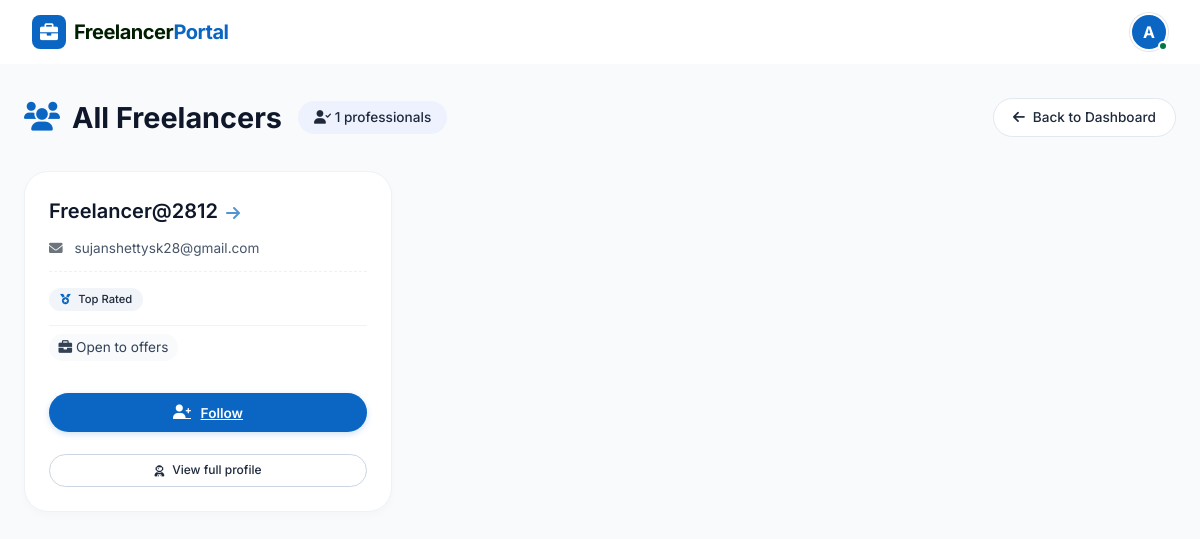
Page /client/all-freelancers/ (signed in) on the committed database.
### accounts/models.py (models this page shows, shortened)
class User(AbstractUser):
    ROLE_CHOICES = (
        ('client', 'Client'),
        ('freelancer', 'Freelancer'),
    )
    username = models.CharField(max_length=150, unique=True)
    email = models.EmailField(unique=True)
    phone = models.CharField(max_length=15, unique=True)
    role = models.CharField(max_length=20, choices=ROLE_CHOICES)
    is_verified = models.BooleanField(default=False)  # ✅ ADD THIS
    USERNAME_FIELD = 'email'
    REQUIRED_FIELDS = ['username', 'phone']
    @property
    def get_profile_picture(self):
        try:
            if hasattr(self, 'freelancerprofile') and self.freelancerprofile.profile_picture:
                return self.freelancerprofile.profile_picture
        except Exception:
            pass
        return None

### client/views.py (the view)
# urls.py: path("all-freelancers/",views.all_freelancers,name="all_freelancers"),
@client_required
def all_freelancers(request):
    freelancers = User.objects.filter(role="freelancer")
    return render(request, "client/all_freelancers.html", {
        "freelancers": freelancers
    })

### accounts/context_processors.py (called while the page is built)
def notifications(request):
    if request.user.is_authenticated:
        user_notifications = Notification.objects.filter(user=request.user).order_by('-created_at')[:10]
        unread_count = Notification.objects.filter(user=request.user, is_read=False).count()
        return {
            'notifications': user_notifications,
            'unread_notifications_count': unread_count
        }
    return {
        'notifications': [],
        'unread_notifications_count': 0
    }

### templates/client/all_freelancers.html (shortened to what this page needs)
<!doctype html>
{% load static %}
<html lang="en">
  <head>
    <link
      rel="stylesheet"
      href="https://cdnjs.cloudflare.com/ajax/libs/font-awesome/6.0.0/css/all.min.css" />
  </head>
  <body>
    {% include 'includes/header.html' %}
    <main class="freelancers-page">
      <div class="page-header">
        <div style="display: flex; align-items: center; gap: 1rem; flex-wrap: wrap;">
            <h1>
            <i class="fas fa-users"></i>
            All Freelancers
            </h1>
            <div class="stats-badge">
            <i class="fas fa-user-check"></i> {{ freelancers|length }}
            professionals
            </div>
        </div>
        <a href="{% url 'client:client_home' %}" class="back-link">
          <i class="fas fa-arrow-left"></i> Back to Dashboard
        </a>
      </div>
      <div class="freelancer-grid">
        {% for freelancer in freelancers %}
        <div class="freelancer-card" data-freelancer-id="{{ freelancer.id }}">
          <div class="card-inner">
            <a
              href="{% url 'freelancer:freelancer_profile' freelancer.id %}"
              class="freelancer-name-link">
              <h3>{{ freelancer.username }}</h3>
              <i class="fas fa-arrow-right"></i>
            </a>
            <div class="freelancer-email">
              <i class="fas fa-envelope"></i>
              <span>{{ freelancer.email }}</span>
            </div>
            <div class="skill-section">
               {% if freelancer.top_skill %}
              <span class="skill-tag">
                <i class="fas fa-star"></i> {{ freelancer.top_skill }}
              </span>
              {% else %}
              <span class="skill-tag">
                <i class="fas fa-medal"></i> Top Rated
              </span>
              {% endif %}
            </div>
            <div class="rate-info">
              {% if freelancer.hourly_rate %}
              <span
                ><i class="fas fa-dollar-sign"></i> ${{ freelancer.hourly_rate
                }}/hr</span
              >
              {% else %}
              <span><i class="fas fa-briefcase"></i> Open to offers</span>
              {% endif %}
            </div>
            <div class="action-buttons">
              {% if freelancer.id in connected_ids %}
              <a
                href="{% url 'accounts:remove_connection' freelancer.id %}"
                class="connect-btn connected">
                <i class="fas fa-user-check"></i>
                <span>Requested</span>
              </a>
              {% else %}
              <a
                href="{% url 'accounts:send_connection_request' freelancer.id %}"
                class="connect-btn">
                <i class="fas fa-user-plus"></i>
                <span>Follow</span>
              </a>
              {% endif %}
              <a
                href="{% url 'freelancer:freelancer_profile' freelancer.id %}"
                class="profile-btn">
                <i class="fas fa-user-astronaut"></i> View full profile
              </a>
            </div>
          </div>
        </div>
        {% endfor %}
      </div>
    </main>
  </body>
</html>

### templates/includes/header.html (shortened to what this page needs)
{% load static %}
<header class="upwork-header">
  <div class="upwork-header-container">
    <div class="upwork-header-left">
      {% if request.user.is_authenticated %}
        {% if request.user.is_superuser %}
          <a href="{% url 'accounts:admin_home' %}" class="upwork-logo">
        {% elif request.user.role == 'client' %}
          <a href="{% url 'client:client_home' %}" class="upwork-logo">
        {% else %}
          <a href="{% url 'freelancer:freelancer_home' %}" class="upwork-logo">
        {% endif %}
      {% else %}
        <a href="{% url 'home' %}" class="upwork-logo">
      {% endif %}
        <span class="logo-icon"><i class="fas fa-briefcase"></i></span>
        <span class="logo-text">Freelancer<span class="logo-accent">Portal</span></span>
      </a>
    </div>
    <div class="upwork-header-right">
      {% if request.user.is_authenticated %}
      <div class="upwork-user-menu" onclick="toggleUpworkMenu(event)">
        <div class="user-avatar-circle" style="display: flex; align-items: center; justify-content: center; font-weight: 700; font-size: 16px; background: #0a66c2; color: white;">
          {% if request.user.get_profile_picture %}
          <img src="{{ request.user.get_profile_picture }}" alt="{{ request.user.username }}" style="width: 100%; height: 100%; object-fit: cover;">
          {% else %}
          {{ request.user.username|slice:":1"|upper }}
          {% endif %}
        </div>
        <span class="online-status-dot"></span>
      </div>
      {% else %}
      <a href="{% url 'accounts:login' %}" class="upwork-btn-link">Log In</a>
      <a href="{% url 'accounts:select_role' %}" class="upwork-btn-primary">Sign Up</a>
      {% endif %}
    </div>
  </div>
</header>
<link rel="stylesheet" href="https://cdnjs.cloudflare.com/ajax/libs/font-awesome/6.0.0/css/all.min.css" />

### templates/client/all_freelancers.html (style rules this page uses)
* { margin: 0; padding: 0; box-sizing: border-box; }
body { font-family: "Inter", -apple-system, BlinkMacSystemFont, "Segoe UI", Roboto, sans-serif; background: #f5f7fb; color: #1e293b; line-height: 1.5; display: flex; flex-direction: column; min-height: 100vh; }
.freelancers-page { flex: 1; max-width: 1280px; margin: 2rem auto; padding: 0 1.5rem; width: 100%; }
.page-header { margin-bottom: 2rem; display: flex; justify-content: space-between; align-items: center; flex-wrap: wrap; gap: 1rem; }
.page-header h1 { font-size: 1.8rem; font-weight: 700; color: #0f172a; display: flex; align-items: center; gap: 0.75rem; }
.page-header h1 i { color: #0a66c2; font-size: 1.8rem; }
.stats-badge { background: #eef2ff; padding: 0.4rem 1rem; border-radius: 40px; font-size: 0.85rem; font-weight: 500; color: #1e293b; }
.back-link { display: inline-flex; align-items: center; gap: 0.5rem; background: white; border: 1px solid #e2e8f0; border-radius: 40px; padding: 0.5rem 1.2rem; text-decoration: none; color: #1e293b; font-weight: 500; font-size: 0.85rem; transition: all 0.2s; }
.freelancer-grid { display: grid; grid-template-columns: repeat(auto-fill, minmax(340px, 1fr)); gap: 1.5rem; margin-top: 1rem; }
.freelancer-card { background: #ffffff; border-radius: 24px; border: 1px solid #eef2f6; transition: all 0.25s ease; box-shadow: 0 4px 10px rgba(0, 0, 0, 0.02); overflow: hidden; }
.card-inner { padding: 1.5rem; }
.freelancer-name-link { text-decoration: none; display: inline-flex; align-items: center; gap: 0.5rem; transition: 0.2s; }
.freelancer-name-link h3 { font-size: 1.25rem; font-weight: 600; color: #0f172a; margin-bottom: 0.25rem; transition: color 0.2s; }
.freelancer-name-link i { color: #0a66c2; font-size: 1rem; opacity: 0.7; transition: opacity 0.2s, transform 0.2s; }
.freelancer-email { color: #475569; font-size: 0.85rem; margin: 0.5rem 0 1rem 0; display: flex; align-items: center; gap: 0.5rem; border-bottom: 1px dashed #eef2f8; padding-bottom: 0.75rem; }
.freelancer-email i { color: #6c757d; width: 1.1rem; }
.skill-section { display: flex; flex-wrap: wrap; gap: 0.5rem; margin: 0.75rem 0; }
.skill-tag { background: #f1f5f9; padding: 0.2rem 0.7rem; border-radius: 30px; font-size: 0.7rem; font-weight: 500; color: #1e293b; }
.skill-tag i { margin-right: 0.3rem; font-size: 0.65rem; color: #0a66c2; }
.rate-info { display: flex; align-items: center; gap: 0.75rem; margin-top: 0.9rem; padding-top: 0.5rem; border-top: 1px solid #f0f2f5; font-size: 0.85rem; color: #334155; flex-wrap: wrap; }
.rate-info span { background: #f8fafc; padding: 0.2rem 0.6rem; border-radius: 20px; }
.connect-btn { margin-top: 1rem; width: 100%; display: inline-flex; align-items: center; justify-content: center; gap: 0.6rem; background: #0a66c2; border: none; border-radius: 40px; padding: 0.6rem 1rem; font-size: 0.85rem; font-weight: 600; color: white; cursor: pointer; transition: all 0.25s ease; box-shadow: 0 2px 6px rgba(10, 102, 194, 0.2); }
.connect-btn i { font-size: 0.9rem; }
.profile-btn { margin-top: 0.75rem; display: inline-flex; align-items: center; justify-content: center; gap: 0.5rem; background: transparent; border: 1px solid #cbd5e1; border-radius: 40px; padding: 0.4rem 1rem; font-size: 0.75rem; font-weight: 500; color: #1e293b; text-decoration: none; transition: all 0.2s; width: 100%; }
.profile-btn i { font-size: 0.7rem; }
.action-buttons { display: flex; flex-direction: column; gap: 0.6rem; margin-top: 1rem; }

### rows in the picture
User: user.username "A"
User: username "Freelancer@2812", email "sujanshettysk28@gmail.com", shows "Follow"

### other values in the picture
{{ freelancers|length }} "1"
